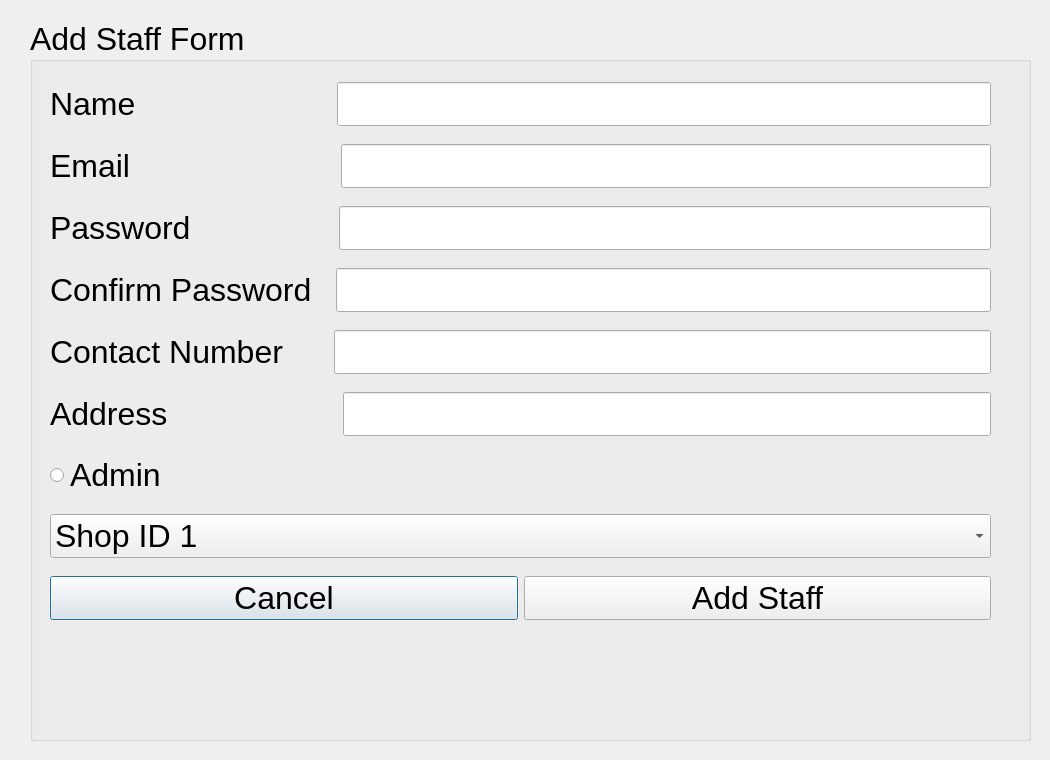
<?xml version="1.0" encoding="UTF-8"?>
<ui version="4.0">
 <class>AddStaff</class>
 <widget class="QDialog" name="AddStaff">
  <property name="geometry">
   <rect>
    <x>0</x>
    <y>0</y>
    <width>1050</width>
    <height>760</height>
   </rect>
  </property>
  <property name="windowTitle">
   <string>Dialog</string>
  </property>
  <widget class="QGroupBox" name="groupBox">
   <property name="geometry">
    <rect>
     <x>30</x>
     <y>20</y>
     <width>1001</width>
     <height>721</height>
    </rect>
   </property>
   <property name="font">
    <font>
     <pointsize>24</pointsize>
    </font>
   </property>
   <property name="title">
    <string>Add Staff Form</string>
   </property>
   <widget class="QWidget" name="layoutWidget">
    <property name="geometry">
     <rect>
      <x>20</x>
      <y>50</y>
      <width>941</width>
      <height>571</height>
     </rect>
    </property>
    <layout class="QVBoxLayout" name="verticalLayout">
     <item>
      <layout class="QHBoxLayout" name="horizontalLayout_2">
       <item>
        <widget class="QLabel" name="nameLabel">
         <property name="font">
          <font>
           <pointsize>24</pointsize>
          </font>
         </property>
         <property name="text">
          <string>Name                      </string>
         </property>
        </widget>
       </item>
       <item>
        <widget class="QLineEdit" name="nameLineEdit"/>
       </item>
      </layout>
     </item>
     <item>
      <layout class="QHBoxLayout" name="horizontalLayout_3">
       <item>
        <widget class="QLabel" name="emailLabel">
         <property name="font">
          <font>
           <pointsize>24</pointsize>
          </font>
         </property>
         <property name="text">
          <string>Email                       </string>
         </property>
        </widget>
       </item>
       <item>
        <widget class="QLineEdit" name="emailLineEdit"/>
       </item>
      </layout>
     </item>
     <item>
      <layout class="QHBoxLayout" name="horizontalLayout_4">
       <item>
        <widget class="QLabel" name="passwordLabel">
         <property name="font">
          <font>
           <pointsize>24</pointsize>
          </font>
         </property>
         <property name="text">
          <string>Password                </string>
         </property>
        </widget>
       </item>
       <item>
        <widget class="QLineEdit" name="passwordLineEdit">
         <property name="echoMode">
          <enum>QLineEdit::Password</enum>
         </property>
        </widget>
       </item>
      </layout>
     </item>
     <item>
      <layout class="QHBoxLayout" name="horizontalLayout_5">
       <item>
        <widget class="QLabel" name="confirmPasswordLabel">
         <property name="font">
          <font>
           <pointsize>24</pointsize>
          </font>
         </property>
         <property name="text">
          <string>Confirm Password  </string>
         </property>
        </widget>
       </item>
       <item>
        <widget class="QLineEdit" name="confirmPasswordLineEdit">
         <property name="echoMode">
          <enum>QLineEdit::Password</enum>
         </property>
        </widget>
       </item>
      </layout>
     </item>
     <item>
      <layout class="QHBoxLayout" name="horizontalLayout_6">
       <item>
        <widget class="QLabel" name="contactNumberLabel">
         <property name="font">
          <font>
           <pointsize>24</pointsize>
          </font>
         </property>
         <property name="text">
          <string>Contact Number     </string>
         </property>
        </widget>
       </item>
       <item>
        <widget class="QLineEdit" name="contactNumberLineEdit"/>
       </item>
      </layout>
     </item>
     <item>
      <layout class="QHBoxLayout" name="horizontalLayout_7">
       <item>
        <widget class="QLabel" name="adressLabel">
         <property name="text">
          <string>Address                   </string>
         </property>
        </widget>
       </item>
       <item>
        <widget class="QLineEdit" name="AddressLineEdit"/>
       </item>
      </layout>
     </item>
     <item>
      <layout class="QHBoxLayout" name="horizontalLayout_8">
       <item>
        <widget class="QRadioButton" name="adminButton">
         <property name="text">
          <string>Admin</string>
         </property>
        </widget>
       </item>
      </layout>
     </item>
     <item>
      <layout class="QHBoxLayout" name="horizontalLayout_9">
       <item>
        <widget class="QComboBox" name="shopIDComboBox">
         <item>
          <property name="text">
           <string>Shop ID 1</string>
          </property>
         </item>
         <item>
          <property name="text">
           <string>Shop ID 2</string>
          </property>
         </item>
         <item>
          <property name="text">
           <string>Shop ID 3</string>
          </property>
         </item>
        </widget>
       </item>
      </layout>
     </item>
     <item>
      <layout class="QHBoxLayout" name="horizontalLayout">
       <item>
        <widget class="QPushButton" name="cancelButton">
         <property name="text">
          <string>Cancel</string>
         </property>
        </widget>
       </item>
       <item>
        <widget class="QPushButton" name="addStaffButton">
         <property name="text">
          <string>Add Staff</string>
         </property>
        </widget>
       </item>
      </layout>
     </item>
    </layout>
   </widget>
  </widget>
 </widget>
 <resources/>
 <connections/>
</ui>
